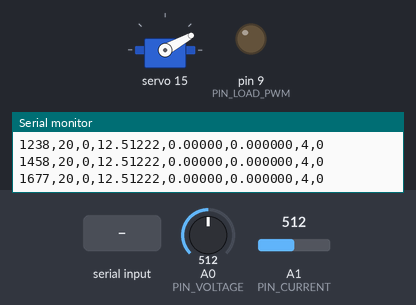
Bench run of a sketch on a simulated Arduino Uno, built with avr-gcc and run on an emulated ATmega328P. Shown: servo, output pins drawn as LEDs (lit = HIGH), the last lines printed to the serial monitor. The test bench sets the inputs (shaded band); at power-on: A0 (PIN_VOLTAGE) = 512, A1 (PIN_CURRENT) = 512.

Above: at 1.7 s.
1.8 s: "STATIC_SWEEP\n" received over Serial
At 2.84 s:
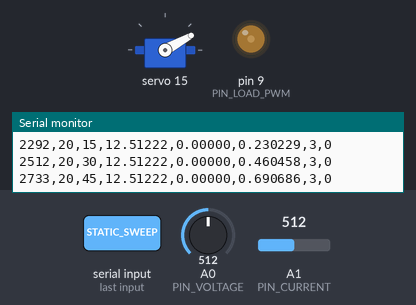
At 3.72 s:
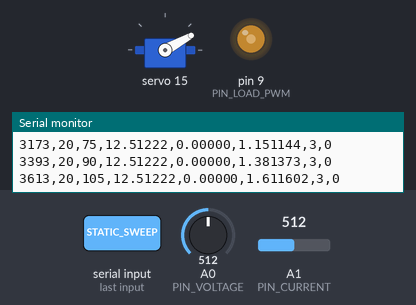
7.8 s: "STOP\n" received over Serial
At 9.1 s:
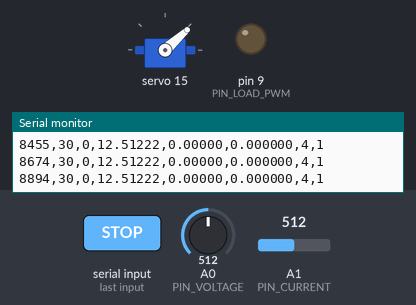
Timing chart, 0 to 10.8 s (numbered marks = the images above; inputs shaded):
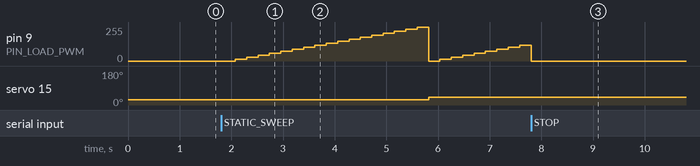

Measured:
- after the input at 1.8 s, pin 9 (PIN_LOAD_PWM): 0/255 → 15/255 after 0.28 s, → 30/255 0.22 s later, → 45/255 0.22 s later, → 60/255 0.22 s later, … (26 changes in this stretch); servo 15: 29° → 42° after 4.0 s
- after the input at 7.8 s, servo 15: stays 42° (without the input it goes to 54° after 2.0 s)

The sketch:

mppt_reference.ino
```cpp
/*
  Thesis-informed REFERENCE IMPLEMENTATION, not the original experimental firmware.
  Hardware bench validation NOT performed. Inspect wiring, power ratings, voltage
  dividers and servo range before connecting live equipment.

  Reference wiring (Arduino UNO):
  A0   - voltage divider sensor (scale = 5.0)
  A1   - ACS712 current sensor (calibration required)
  D9   - IRLZ44N Gate (220 ohm series gate resistor, 10k pulldown to GND)
  A4/5 - PCA9685 I2C SDA/SCL, servo on PCA9685 channel 15

  Serial commands:
  MODE,0 or MODE,1 or MODE,2   (Basic, Adaptive, ANN-P&O)
  STATIC_SWEEP                (20,30,40,50,60,70 degrees and PWM 0..255 step 15)
  DYNAMIC_START               (moving 20..70 degrees)
  ANN_PWM,<integer 0..255>    (ANN recommended PWM supplied by Pi)
  STOP                        (disable load PWM)

  Serial output, one CSV row per sample:
  time_ms,angle_deg,pwm,voltage_v,current_a,estimated_power_w,mode,sweep_id

  NOTE: Wire protocol and thresholds are design choices for this reference code,
        not verbatim parameters from the thesis.
*/
#include <Wire.h>
#include <Adafruit_PWMServoDriver.h>
#include <math.h>

Adafruit_PWMServoDriver servoDriver(0x40);
constexpr int PIN_LOAD_PWM = 9;
constexpr int PIN_VOLTAGE = A0;
constexpr int PIN_CURRENT = A1;
constexpr int SERVO_CHANNEL = 15;
constexpr int SERVO_MIN = 120;
constexpr int SERVO_MAX = 600;
constexpr float ADC_REFERENCE_V = 5.0f;
constexpr float VOLTAGE_SCALE = 5.0f;
constexpr float LOAD_RESISTOR_OHM = 40.0f;
// ACS712-5A often uses 0.185V/A; VERIFY exact sensor variant and calibrate.
constexpr float ACS_SENSITIVITY_V_PER_A = 0.185f;
constexpr float CURRENT_NOISE_FLOOR_A = 0.020f;

int algorithmMode = 0;  // 0 Basic, 1 Adaptive, 2 ANN-P&O
bool dynamicRunning = false;
bool staticRunning = false;
int angleDeg = 20;
int angleDirection = 1;
int loadPwm = 0;
int direction = 1;
int staticAngleIndex = 0;
int sweepId = 0;
const int STATIC_ANGLES[] = {20, 30, 40, 50, 60, 70};
float acsZeroVoltage = 2.5f;
float previousEstimatedPower = -1.0f;
unsigned long lastSample = 0;
unsigned long lastServoStep = 0;
const unsigned long SAMPLE_INTERVAL_MS = 220;
const unsigned long SERVO_INTERVAL_MS = 420;

int clampPwm(int value) { return constrain(value, 0, 255); }

void setLoad(int value) {
  loadPwm = clampPwm(value);
  analogWrite(PIN_LOAD_PWM, loadPwm);
}

void moveServo(int angle) {
  int bounded = constrain(angle, 20, 70);
  int pulse = map(bounded, 0, 180, SERVO_MIN, SERVO_MAX);
  servoDriver.setPWM(SERVO_CHANNEL, 0, pulse);
  angleDeg = bounded;
}

float adcMean(int pin, int repeats = 12) {
  float sum = 0.0f;
  for (int i = 0; i < repeats; i++) {
    sum += analogRead(pin);
    delay(2);
  }
  return sum / repeats;
}

float sensorVoltage(int pin) {
  return adcMean(pin) * ADC_REFERENCE_V / 1023.0f;
}

float panelVoltage() {
  return sensorVoltage(PIN_VOLTAGE) * VOLTAGE_SCALE;
}

float loadCurrent() {
  float current = fabs(sensorVoltage(PIN_CURRENT) - acsZeroVoltage) / ACS_SENSITIVITY_V_PER_A;
  return current < CURRENT_NOISE_FLOOR_A ? 0.0f : current;
}

float powerEstimate(float voltage, int pwm) {
  return (pwm / 255.0f) * voltage * voltage / LOAD_RESISTOR_OHM;
}

void outputSample(float voltage, float current, float estimatedPower, int modeTag) {
  Serial.print(millis()); Serial.print(',');
  Serial.print(angleDeg); Serial.print(',');
  Serial.print(loadPwm); Serial.print(',');
  Serial.print(voltage, 5); Serial.print(',');
  Serial.print(current, 5); Serial.print(',');
  Serial.print(estimatedPower, 6); Serial.print(',');
  Serial.print(modeTag); Serial.print(',');
  Serial.println(sweepId);
}

int stepFromDelta(float absDelta) {
  // Example thresholds; thesis lists step magnitudes 12,7,4,2 but not thresholds.
  if (absDelta > 0.080f) return 12;
  if (absDelta > 0.035f) return 7;
  if (absDelta > 0.010f) return 4;
  return 2;
}

void poUpdate(float estimatedPower) {
  if (previousEstimatedPower >= 0.0f) {
    float delta = estimatedPower - previousEstimatedPower;
    if (delta < 0.0f) direction = -direction;
    int step = algorithmMode == 1 ? stepFromDelta(fabs(delta)) :
               algorithmMode == 2 ? 2 : 4;
    setLoad(loadPwm + direction * step);
  }
  previousEstimatedPower = estimatedPower;
}

void stopAll() {
  dynamicRunning = false;
  staticRunning = false;
  previousEstimatedPower = -1.0f;
  setLoad(0);
}

void handleCommand(String cmd) {
  cmd.trim();
  if (cmd == "STOP") { stopAll(); return; }
  if (cmd.startsWith("MODE,")) {
    int choice = cmd.substring(5).toInt();
    if (choice >= 0 && choice <= 2) algorithmMode = choice;
    return;
  }
  if (cmd == "STATIC_SWEEP") {
    stopAll();
    staticRunning = true;
    staticAngleIndex = 0;
    sweepId = 0;
    moveServo(STATIC_ANGLES[0]);
    setLoad(0);
    lastSample = millis();
    return;
  }
  if (cmd == "DYNAMIC_START") {
    stopAll();
    dynamicRunning = true;
    angleDirection = 1;
    moveServo(20);
    direction = 1;
    setLoad(80);
    lastSample = millis();
    lastServoStep = millis();
    return;
  }
  if (cmd.startsWith("ANN_PWM,") && dynamicRunning && algorithmMode == 2) {
    int recommended = cmd.substring(8).toInt();
    // Example: jump to ANN-suggested operating region, then P&O refines.
    setLoad(recommended);
    previousEstimatedPower = -1.0f;
  }
}

void setup() {
  Serial.begin(115200);
  Serial.setTimeout(25);
  pinMode(PIN_LOAD_PWM, OUTPUT);
  setLoad(0);
  Wire.begin();
  servoDriver.begin();
  servoDriver.setPWMFreq(50);
  delay(300);
  moveServo(20);
  delay(200);
  // ACS712 zero current calibration with MOSFET switched OFF.
  acsZeroVoltage = sensorVoltage(PIN_CURRENT);
  stopAll();
}

void loop() {
  if (Serial.available() > 0) {
    String command = Serial.readStringUntil('\n');
    handleCommand(command);
  }
  unsigned long now = millis();
  if (dynamicRunning && now - lastServoStep >= SERVO_INTERVAL_MS) {
    lastServoStep = now;
    int nextAngle = angleDeg + angleDirection * 2;
    if (nextAngle >= 70) { nextAngle = 70; angleDirection = -1; }
    if (nextAngle <= 20) { nextAngle = 20; angleDirection = 1; }
    moveServo(nextAngle);
  }
  if (now - lastSample < SAMPLE_INTERVAL_MS) return;
  lastSample = now;

  // Measurement is taken at current PWM; only AFTER logging do we change PWM.
  float voltage = panelVoltage();
  float current = loadCurrent();
  float estimatedPower = powerEstimate(voltage, loadPwm);
  int modeTag = staticRunning ? 3 : dynamicRunning ? algorithmMode : 4;
  outputSample(voltage, current, estimatedPower, modeTag);

  if (staticRunning) {
    if (loadPwm < 255) {
      setLoad(min(255, loadPwm + 15));
    } else {
      sweepId++;
      staticAngleIndex = (staticAngleIndex + 1) % 6;
      moveServo(STATIC_ANGLES[staticAngleIndex]);
      setLoad(0);
      delay(150); // settle mechanically after angle change
    }
  } else if (dynamicRunning) {
    poUpdate(estimatedPower);
  }
}
```
